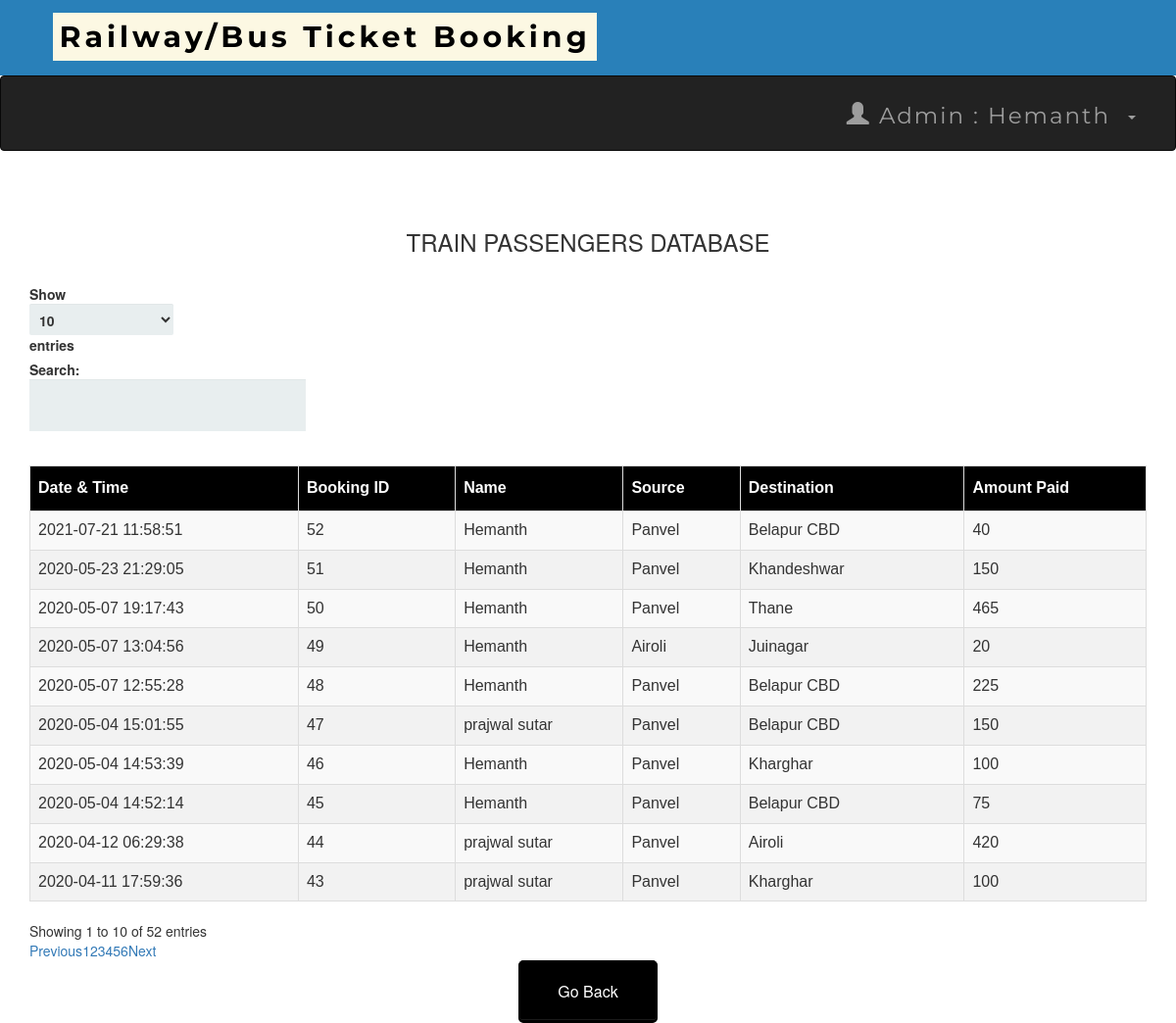
Screenshot of /admintraindb.php (signed in) with the database file from the repository.
### tables this page shows
CREATE TABLE `transactions` (
  `T_No.` int(10) NOT NULL,
  `email` varchar(50) NOT NULL,
  `source` varchar(50) NOT NULL,
  `dest` varchar(50) NOT NULL,
  `Name` varchar(50) NOT NULL,
  `Class` varchar(25) NOT NULL,
  `Type` varchar(25) NOT NULL,
  `NoOfpass` int(11) NOT NULL,
  `card_no` int(25) NOT NULL,
  `expmonth` int(2) NOT NULL,
  `expyear` int(2) NOT NULL,
  `cvv` int(3) NOT NULL,
  `pin` int(4) NOT NULL,
  `Date` datetime NOT NULL DEFAULT current_timestamp(),
  `Amt` int(10) NOT NULL,
  `Route` varchar(25) NOT NULL
);

### admintraindb.php (the view, shortened to what this page needs)
<?php
include 'connect.php' ;
include 'adminheader.php';
?>
 <!DOCTYPE html>
 <html>
 <link rel='stylesheet' href='index.css'>
      <head>
           <link rel="stylesheet" href="https://maxcdn.bootstrapcdn.com/bootstrap/3.3.6/css/bootstrap.min.css" />
           <link rel="stylesheet" href="https://cdn.datatables.net/1.10.12/css/dataTables.bootstrap.min.css" />
      </head>
      <body>
           <br /><br />
           <div class="container">
                <h3 align="center">TRAIN PASSENGERS DATABASE</h3>
                <br />
                <div class="table-responsive">
                     <table id="data" class="table table-striped table-bordered">
                          <thead>
                               <tr>
                                    <th> Date & Time</th>
                                    <th> Booking ID  </th>
                                    <th> Name </th>
                                    <th> Source </th>
                                    <th> Destination </th>
                                    <th> Amount Paid</th>
                               </tr>
                          </thead>
                          <tbody>
  <?php
   $result = mysqli_query($connect , "select * From transactions");
  while ($row = mysqli_fetch_assoc($result)):
  ?>
  <tr>
    <td><?php echo $row['Date']; ?></td>
    <td><?php echo $row['T_No.']; ?></td>
    <td><?php echo $row['Name']; ?></td>
    <td><?php echo $row['source']; ?></td>
    <td><?php echo $row['dest']; ?></td>
    <td><?php echo $row['Amt']; ?></td>
    </tr>
  <?php endwhile; ?>
</tbody>
                     </table>
                </div>
           </div>
      </body>
 </html>
<table align='center'>
<tr>
  <td><a href='admin.php'><button style="background-color: black ; border-color:black "  ><span style="color:white">Go Back </span> </button></a></td>
 </tr>

### index.css (style rules this page uses)
*, *:before, *:after { -moz-box-sizing: border-box; -webkit-box-sizing: border-box; box-sizing: border-box; }
a { text-decoration:none; }
td { text-align: center; }
button { padding: 19px 39px 18px 39px; color: #FFF; background-color: #a8db34; font-size: 18px; text-align: center; font-style: normal; border-radius: 5px; width: 100%; border: 1px solid #71db34; border-width: 1px 1px 3px; box-shadow: 0 -1px 0 rgba(255,255,255,0.1) inset; margin-bottom: 10px; }

### admintraindb.php (style rules this page uses)
table#data { font-size:16px; font-family: "Trebuchet MS", Arial, Helvetica, sans-serif; border-collapse: collapse; border-spacing: 0; width: 100%; }
#data td, #data th { border: 1px solid #ddd; text-align: left; padding: 8px; }
#data tr:nth-child(even) { background-color: #f2f2f2 }
#data th { padding-top: 11px; padding-bottom: 11px; background-color: black; color: white; }

### rows the page displays
transactions: Date "2020-04-11 17:59:36", value "43", Name "prajwal sutar", source "Panvel", dest "Kharghar", Amt "100"
transactions: Date "2020-04-12 06:29:38", value "44", Name "prajwal sutar", source "Panvel", dest "Airoli", Amt "420"
transactions: Date "2020-05-04 14:52:14", value "45", Name "Hemanth", source "Panvel", dest "Belapur CBD", Amt "75"
transactions: Date "2020-05-04 14:53:39", value "46", Name "Hemanth", source "Panvel", dest "Kharghar", Amt "100"
transactions: Date "2020-05-04 15:01:55", value "47", Name "prajwal sutar", source "Panvel", dest "Belapur CBD", Amt "150"
transactions: Date "2020-05-07 12:55:28", value "48", Name "Hemanth", source "Panvel", dest "Belapur CBD", Amt "225"
transactions: Date "2020-05-07 13:04:56", value "49", Name "Hemanth", source "Airoli", dest "Juinagar", Amt "20"
transactions: Date "2020-05-07 19:17:43", value "50", Name "Hemanth", source "Panvel", dest "Thane", Amt "465"
transactions: Date "2020-05-23 21:29:05", value "51", Name "Hemanth", source "Panvel", dest "Khandeshwar", Amt "150"
transactions: Date "2021-07-21 11:58:51", value "52", Name "Hemanth", source "Panvel", dest "Belapur CBD", Amt "40"

### other values shown
$_SESSION['name'] "Hemanth"
